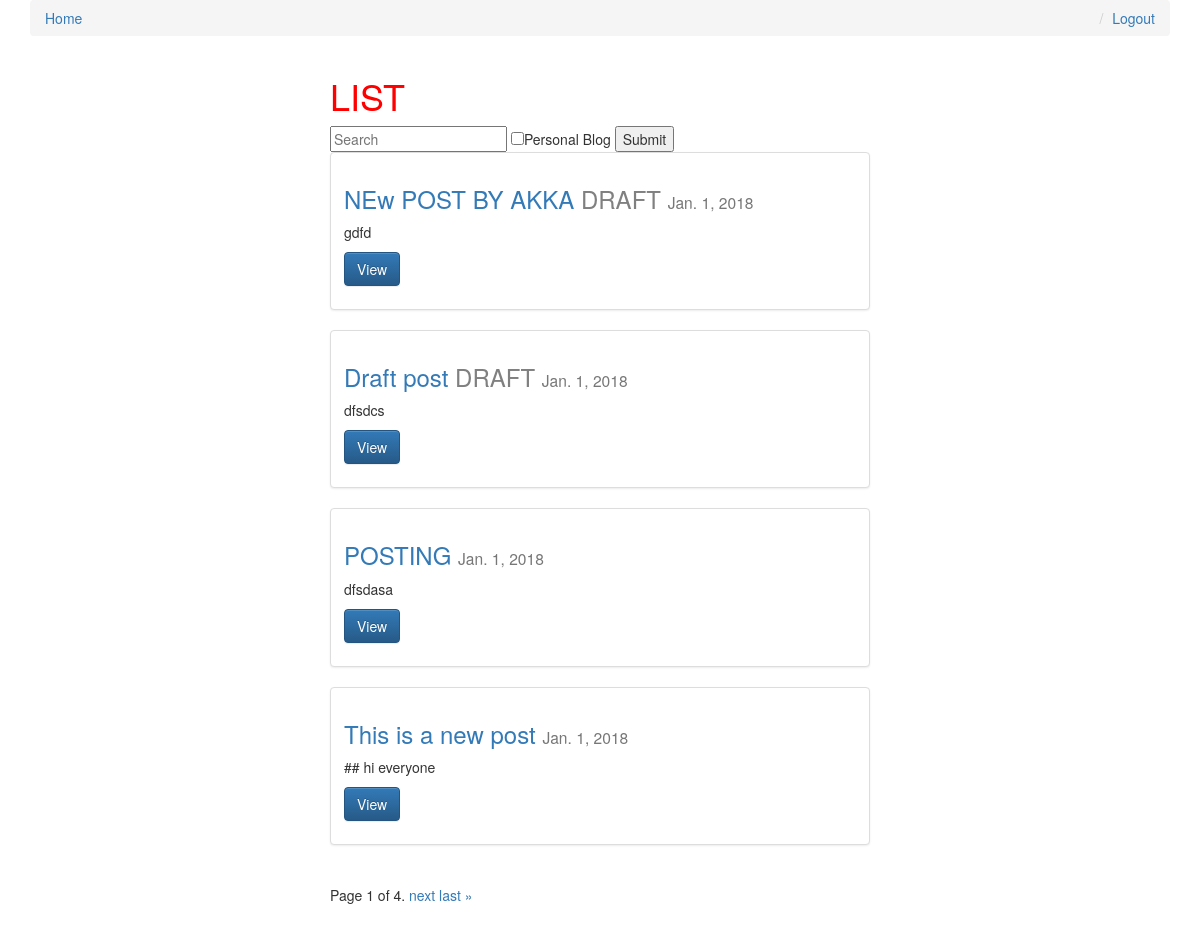
Screenshot of / (signed in) with the database file from the repository.
### post/models.py (models this page shows, shortened)
class Post(models.Model):
	user = models.ForeignKey(settings.AUTH_USER_MODEL,on_delete=models.CASCADE)
	title = models.CharField(max_length= 150)
	slug = models.SlugField(unique=True)
	image = models.ImageField(upload_to=upload_location,
			null=True,
			blank=True,
			width_field = "width_field",
			height_field = "height_field")
	width_field = models.IntegerField(default=0)
	height_field = models.IntegerField(default=0)
	content = models.TextField()
	draft = models.BooleanField(default=False)
	publish  = models.DateField(auto_now=False,auto_now_add=False)
	updated = models.DateTimeField(auto_now = True,auto_now_add = False)
	timestamp = models.DateTimeField(auto_now = False , auto_now_add = True)
	objects = PostManager()
	def get_absolute_url(self):
		return reverse('post:detail',kwargs={"slug":self.slug})
	class Meta:
		ordering = ['-timestamp','updated']

### post/views.py (the view, shortened to what this page needs)
# urls.py: url(r'^$',post_list_view,name="list"),
def post_list_view(request,*args,**kwargs):
	today = timezone.now().date()
	logged_user = None
	if request.user.is_authenticated:
		logged_user = request.user
	queryset_post = Post.objects.active(logged_user)
	if  request.user.is_staff or  request.user.is_superuser:
		queryset_post = Post.objects.all()
	query = request.GET.get('q')
	check = request.GET.get('check')
	print("checking",check)
	paginator = Paginator(queryset_post, 4)
	page_request_var = 'page'
	page = request.GET.get(page_request_var)
	queryset = paginator.get_page(page)
	context = {
		"queryset" : queryset,
		"title" : "LIST",
		"page_request_var" : page_request_var,
		"today" : today
	}
	return render(request,"post_list.html",context)

### post/models.py (called while the page is built)
	def active(self,name,*args,**kwargs):
		if name:
			return super(PostManager,self).filter(
											Q(draft=False,publish__lte=timezone.now())|
											Q(user=name)).distinct()
		else:
			return super(PostManager,self).filter(draft=False).filter(publish__lte=timezone.now())

### templates/post_list.html (shortened to what this page needs)
{% extends "base.html" %}
{% block content %}
<div class='col-sm-6 col-sm-offset-3'>
<h1>{{ title }}</h1>
<form method="GET" action="">
    <input type="text" name="q" placeholder="Search" value='{{ request.GET.q }}'>
    {% if request.user.is_authenticated %}
    <input type="checkbox" name="check" id="personal_blog" {% if request.GET.check %}checked{% endif %}><span>Personal Blog</span>
    {% endif %}
    <input type="submit" name="submit">
</form>
{% for obj in queryset %}
<div class="row">
	<div class="col-sm-12">
		<div class="thumbnail">
			<div class="caption">
			<h3><a href='{{ obj.get_absolute_url }}'>{{ obj.title }}</a>
            {% if obj.draft %}<span style="color: gray">DRAFT</span>{% endif %}
            <small>{{ obj.publish }}</small></h3>
			<p><div class="content-markdown">{{ obj.content|truncatechars_html:30 }}</div></p>
			<p><a href="{{ obj.get_absolute_url }}" class="btn btn-primary" role="button">View</a></p>
			</div>
		</div>
	</div>
</div>
{% endfor %}
<div class="pagination">
    <span class="step-links">
        <span class="current">
            Page {{ queryset.number }} of {{ queryset.paginator.num_pages }}.
        </span>
        {% if queryset.has_next %}
            <a href="?{{page_request_var}}={{ queryset.next_page_number }}{% if request.GET.q %}&q={{ request.GET.q }}{% endif %}{% if request.GET.check %}&check={{ request.GET.check }}{% endif %}">next</a>
            <a href="?{{page_request_var}}={{ queryset.paginator.num_pages }}{% if request.GET.q %}&q={{ request.GET.q }}{% endif %}{% if request.GET.check %}&check={{ request.GET.check }}{% endif %}">last &raquo;</a>
        {% endif %}
    </span>
</div>
</div>
{% endblock content %}

### static/css/base.css (style rules this page uses)
h1 { color : red }

### rows the page displays
Post: title "NEw POST BY AKKA", draft "DRAFT", publish "Jan. 1, 2018", content "gdfd"
Post: title "Draft post", draft "DRAFT", publish "Jan. 1, 2018", content "dfsdcs"
Post: title "POSTING", publish "Jan. 1, 2018", content "dfsdasa"
Post: title "This is a new post", publish "Jan. 1, 2018", content "## hi everyone"

### other values shown
{{ title }} "LIST"
{{ queryset.number }} "1"
{{ queryset.paginator.num_pages }} "4"
